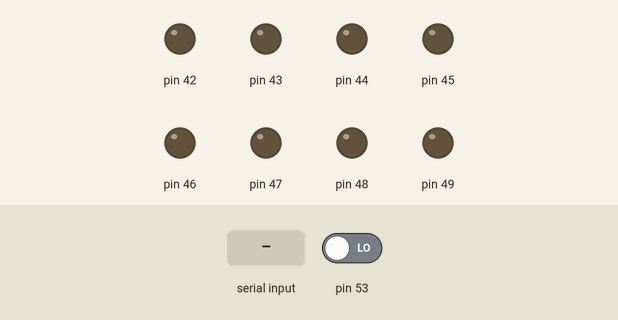
This sketch was run on a simulated Arduino Mega 2560, built with avr-gcc and run on an emulated ATmega2560. Shown: output pins drawn as LEDs (lit = HIGH). The test bench sets the inputs (shaded band); at power-on: pin 53 LOW. What the sketch prints to the serial monitor is not drawn.

Above: at 1.2 s.
1.3 s: byte 13 ('\r') received over Serial
2.8 s: pin 53 driven HIGH
Timing chart, 0 to 5.8 s (numbered marks = the images above; inputs shaded):
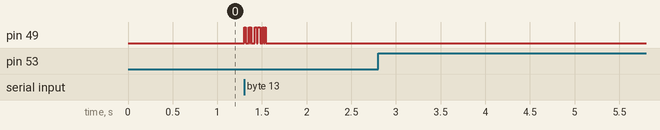

The sketch:

DialUp1.ino
```cpp
#include "config.h"
#include "send.h"

struct State state;

unsigned long last_timestamp;
unsigned long current_timestamp;

byte current_signal;
byte received = 0;
unsigned int shift_counter = 0;
unsigned int multiplier;

String rec = "";
bool rdy = 0;
bool active = 0;
bool inhibit = 0;

byte sread;
unsigned int c = 0;

String transfer_string = "";
unsigned int transfer_string_len;
char characters[400];

unsigned long timeout;

void send_signature() {
  /* Signature: 11000101 */

  PORTL |= _BV(0);
  delayCycle();

  PORTL |= _BV(0);
  delayCycle();

  PORTL &= ~(_BV(0));
  delayCycle();

  PORTL &= ~(_BV(0));
  delayCycle();

  PORTL &= ~(_BV(0));
  delayCycle();

  PORTL |= _BV(0);
  delayCycle();

  PORTL &= ~(_BV(0));
  delayCycle();

  PORTL |= _BV(0);
  delayCycle();
}


///////////////


state_fn idle, rx, tx;

void idle(struct State * state) {

  if((PINB & B00000001) == current_signal) {
    //Serial.println("idle");
    if(Serial.available() > 0) {
      sread = Serial.read();
      if(sread == '\r') {
        characters[c] = sread;
        rdy = 1;
      }
      else {
        characters[c] = sread;
        c++;
      }
      //timeout=millis();
    }

    if(shift_counter == 0  && rdy && !active) {
      state->next = tx;
    }
  }
  else {
    state->next = rx;
  }
}

void rx(struct State * state) {
  //Serial.println("rx");
  while(true) {
    if(!(PINB & B00000001) == current_signal) {
      current_timestamp = micros();

      if(current_signal == 1) {
        multiplier = ((current_timestamp-last_timestamp-CORRECTION_OFFSET)/CYCLE);
      }
      else {
        multiplier = ((current_timestamp-last_timestamp+CORRECTION_OFFSET)/CYCLE);
      }

      last_timestamp = current_timestamp;

      if(multiplier < 9) {
        for(int i=0; i<multiplier; i++) {
          received = received << 1;
          received |= current_signal;

          shift_counter++;

          if(!active && received == B11000101) {
            active = 1;
            shift_counter = 0;
            Serial.println("{\"a\":\"Message start.\", \"b\":\"System Message\"}");
          }

          if(shift_counter == 8) {
            Serial.println(received);
            if(active && received == B11000101) {
              active = 0;
              //Serial.println("Message end");
              Serial.println(rec);
              rec = "";
              state->next = idle;
            }
            else if(active) {
              rec += String((char)received);
            }
            shift_counter = 0;
          }
        }
        multiplier = 0;
      }
      timeout = millis();
    }
    else if((millis()-timeout) > TIMEOUT) {
      Serial.println("{\"a\":\"Message failed. Timeout reached.\", \"b\":\"System Message\"}");
      Serial.print("{\"a\":\"Timeout: ");
      Serial.print(millis()-timeout);
      Serial.println("\", \"b\":\"System Message\"}");

      received = B00000000;
      shift_counter = 0;
      active = 0;
      rec = "";

      state->next = idle;
    }
    current_signal = (PINB & B00000001);
    if(state->next == idle) break;
  }
}

void tx(struct State * state) {
  //Serial.println("tx");
  send_signature();

  for(unsigned int i=0; i<=c; i++) {
    for(int j=7; j>=0;j--) {
      if((characters[i] >> j) & B00000001) {  // ON
        PORTL |= _BV(0);
        delayCycle();
      }
      else {  // OFF
        PORTL &= ~(_BV(0));
        delayCycle();
      }
    }
  }

  send_signature();

  PORTL &= ~(_BV(0));
  delayCycle();

  transfer_string = "";
  rdy = 0;
  c = 0;
  memset(characters, 0, sizeof characters);

  state->next = idle;
}


////////////////


/* PIN 53 photodiode, PIN 49 laser */
void setup() {
  Serial.begin(9600);
  Serial.setTimeout(10);
  DDRB = B00000000;
  DDRL = B11111111;

  //Start state
  state = { idle };

  last_timestamp = micros();
}

void loop() {
  state.next(&state);
}
```

send.h
```cpp
void delayCycle() {
  unsigned int us = CYCLE;
  us <<= 2;

  __asm__ __volatile__ (
          "1: sbiw %0,1" "\n\t" // 2 cycles
          "brne 1b" : "=w" (us) : "0" (us) // 2 cycles
  );
}

typedef void state_fn(struct State *);

struct State {
  state_fn * next;
} State;
```

config.h
```cpp
#define CYCLE 10000
#define CORRECTION_OFFSET 48
#define TIMEOUT 500
```

Measured:
- after the input at 1.3 s, pin 49: alternates HIGH for 0.01 s and LOW for 0.02 s, 14 changes in all, then stays LOW, starting at once
- after the input at 2.8 s, every drawn part: stays the same
